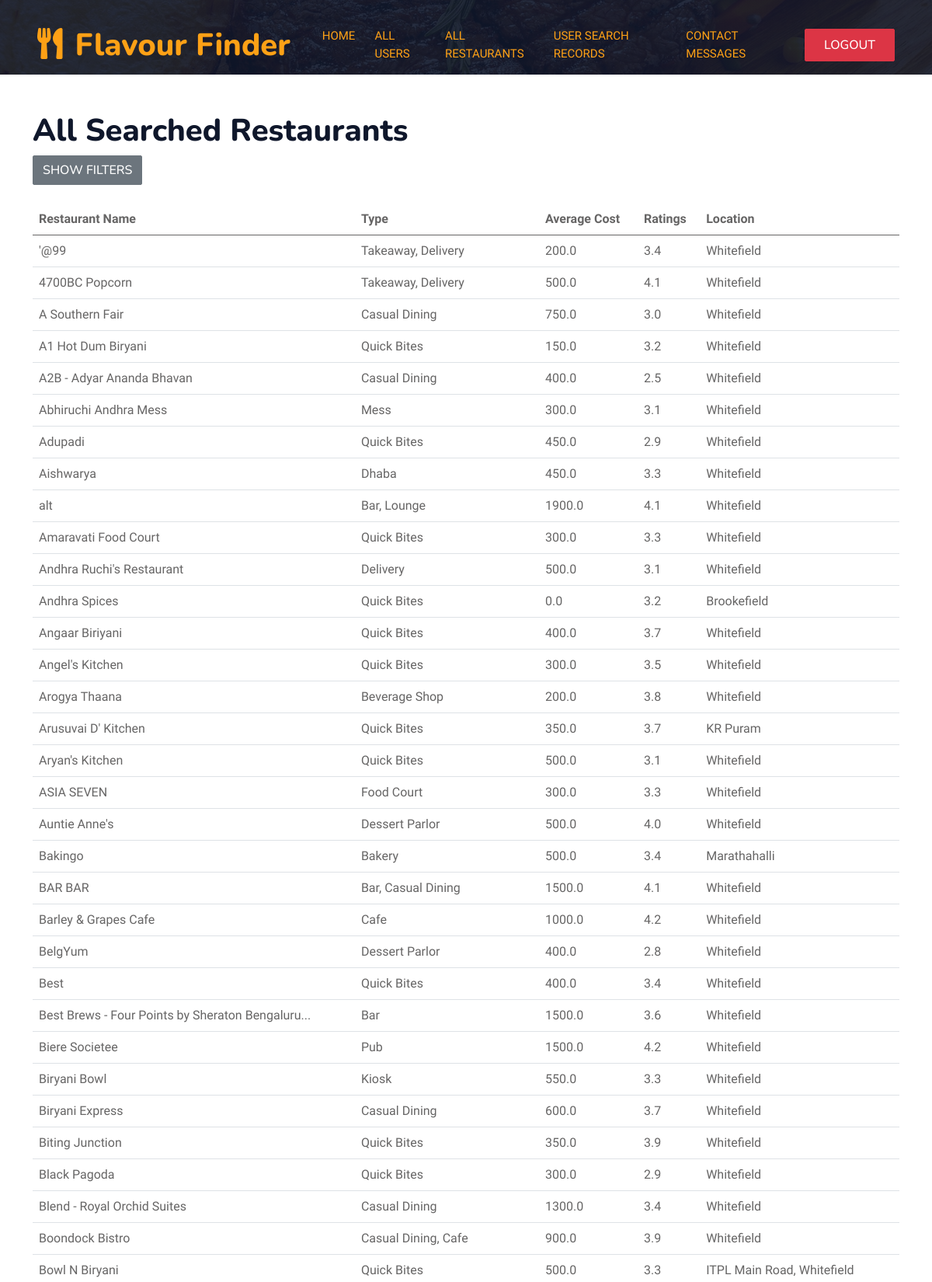
/all_searched_restaurants/ (signed in, upper part), run on the app's committed database.
### restaurant_app/models.py (models this page shows, shortened)
class UserHistory(models.Model):
    user = models.ForeignKey(User, on_delete=models.CASCADE, related_name='history')
    restaurant_name = models.CharField(max_length=150)
    restaurant_type = models.CharField(max_length=100)
    rate = models.FloatField()
    num_of_ratings = models.IntegerField()
    avg_cost = models.FloatField()
    online_order = models.CharField(max_length=10)
    table_booking = models.CharField(max_length=10)
    cuisines_type = models.CharField(max_length=200)
    area = models.CharField(max_length=100)
    local_address = models.CharField(max_length=200)
    interaction_time = models.DateTimeField(auto_now_add=True)
    interaction_datetime = models.DateTimeField(null=True, blank=True)

### restaurant_app/views.py (the view)
# urls.py: path('all_searched_restaurants/', all_searched_restaurants, name='all_searched_restaurants'),
@login_required
def all_searched_restaurants(request):
    searched_restaurants = UserHistory.objects.values('restaurant_name', 'restaurant_type', 'avg_cost', 'rate','local_address').distinct()
    price_filter = request.GET.get('price_range')
    rating_filter = request.GET.get('rating')
    type_filter = request.GET.get('restaurant_type')
    if price_filter:
        searched_restaurants = searched_restaurants.filter(avg_cost__lte=float(price_filter))
    if rating_filter:
        searched_restaurants = searched_restaurants.filter(rate=rating_filter)
    if type_filter:
        searched_restaurants = searched_restaurants.filter(restaurant_type=type_filter)
    return render(request, 'all_searched_restaurants.html', {
        'searched_restaurants': searched_restaurants,
        'price_range': price_filter,
        'rating': rating_filter,
        'restaurant_type': type_filter,
    })

### restaurant_app/templates/all_searched_restaurants.html (shortened to what this page needs)
<!DOCTYPE html>
<html lang="en">
<head>
    {% load static %}
    <link href="https://cdnjs.cloudflare.com/ajax/libs/font-awesome/5.10.0/css/all.min.css" rel="stylesheet">
    <link href="https://cdn.jsdelivr.net/npm/bootstrap-icons@1.4.1/font/bootstrap-icons.css" rel="stylesheet">
    <link href="{% static 'lib/animate/animate.min.css' %}" rel="stylesheet">
    <link href="{% static 'lib/owlcarousel/assets/owl.carousel.min.css' %}" rel="stylesheet">
    <link href="{% static 'lib/tempusdominus/css/tempusdominus-bootstrap-4.min.css' %}" rel="stylesheet">
    <link href="{% static 'css/bootstrap.min.css' %}" rel="stylesheet">
    <link href="{% static 'css/style.css' %}" rel="stylesheet">
</head>
<body>
    <div class="container-xxl bg-white p-0">
        <div class="container-xxl position-relative p-0">
            <nav class="navbar navbar-expand-lg navbar-dark bg-dark px-4 px-lg-5 py-3 py-lg-0">
                <a href="{% url 'admin_dashboard' %}" class="navbar-brand p-0">
                    <h1 class="text-primary m-0"><i class="fa fa-utensils me-3"></i>Flavour Finder</h1>
                </a>
                <div class="collapse navbar-collapse" id="navbarCollapse">
                    <div class="navbar-nav ms-auto py-0 pe-4">
                        <a href="{% url 'admin_dashboard' %}" class="nav-item nav-link active">Home</a>
                        <a href="{% url 'all_users' %}" class="nav-item nav-link active">All Users</a>
                        <a href="{% url 'all_searched_restaurants' %}" class="nav-item nav-link active">All Restaurants</a>
                        <a href="{% url 'user_search_graph' %}" class="nav-item nav-link active">User Search Records</a>
                        <a href="{% url 'all_contacts' %}" class="nav-item nav-link active">Contact Messages</a>
                    </div>
                    <form method="POST" action="{% url 'logout' %}" class="d-inline">
                        <button type="submit" class="btn btn-danger py-2 px-4">Logout</button>
                    </form>
                </div>
            </nav>
            <div class="container-xxl py-5 bg-dark hero-header mb-5">
            </div>
        </div>
        {% block content %}
        <div class="container">
            <h1 class="mt-4">All Searched Restaurants</h1>
            <button id="filterToggle" class="btn btn-secondary mb-4">Show Filters</button>
            <div>
                <table class="table">
                    <thead>
                        <tr>
                            <th>Restaurant Name</th>
                            <th>Type</th>
                            <th>Average Cost</th>
                            <th>Ratings</th>
                            <th>Location</th>
                        </tr>
                    </thead>
                    <tbody>
                        {% for restaurant in searched_restaurants %}
                        <tr>
                            <td>{{ restaurant.restaurant_name }}</td>
                            <td>{{ restaurant.restaurant_type }}</td>
                            <td>{{ restaurant.avg_cost }}</td>
                            <td>{{ restaurant.rate }}</td>
                            <td>{{ restaurant.local_address }}</td>
                        </tr>
                        {% endfor %}
                    </tbody>
                </table>
            </div>
        </div>
        {% endblock %}
    </div>
</body>
</html>

### restaurant_app/static/css/style.css (style rules this page uses)
:root { --primary: #FEA116; --light: #F1F8FF; --dark: #0F172B; }
.btn { font-family: 'Nunito', sans-serif; font-weight: 500; text-transform: uppercase; transition: .5s; }
.btn.btn-primary, .btn.btn-secondary { color: #FFFFFF; }
.navbar-dark .navbar-nav .nav-link { position: relative; margin-left: 25px; padding: 35px 0; font-size: 15px; color: var(--light) !important; text-transform: uppercase; font-weight: 500; outline: none; transition: .5s; }
.navbar-dark .navbar-nav .nav-link:hover, .navbar-dark .navbar-nav .nav-link.active { color: var(--primary) !important; }
@media (min-width: 992px) { .navbar-dark { position: absolute; width: 100%; top: 0; left: 0; z-index: 999; background: transparent !important; } }
.hero-header { background: linear-gradient(rgba(15, 23, 43, .9), rgba(15, 23, 43, .9)), url(../img/bg-hero.jpg); background-position: center center; background-repeat: no-repeat; background-size: cover; }

### data on the page
UserHistory: restaurant_name "'@99", restaurant_type "Takeaway, Delivery", avg_cost "200.0", rate "3.4", local_address "Whitefield"
UserHistory: restaurant_name "4700BC Popcorn", restaurant_type "Takeaway, Delivery", avg_cost "500.0", rate "4.1", local_address "Whitefield"
UserHistory: restaurant_name "A Southern Fair", restaurant_type "Casual Dining", avg_cost "750.0", rate "3.0", local_address "Whitefield"
UserHistory: restaurant_name "A1 Hot Dum Biryani", restaurant_type "Quick Bites", avg_cost "150.0", rate "3.2", local_address "Whitefield"
UserHistory: restaurant_name "A2B - Adyar Ananda Bhavan", restaurant_type "Casual Dining", avg_cost "400.0", rate "2.5", local_address "Whitefield"
UserHistory: restaurant_name "Abhiruchi Andhra Mess", restaurant_type "Mess", avg_cost "300.0", rate "3.1", local_address "Whitefield"
UserHistory: restaurant_name "Adupadi", restaurant_type "Quick Bites", avg_cost "450.0", rate "2.9", local_address "Whitefield"
UserHistory: restaurant_name "Aishwarya", restaurant_type "Dhaba", avg_cost "450.0", rate "3.3", local_address "Whitefield"
UserHistory: restaurant_name "alt", restaurant_type "Bar, Lounge", avg_cost "1900.0", rate "4.1", local_address "Whitefield"
UserHistory: restaurant_name "Amaravati Food Court", restaurant_type "Quick Bites", avg_cost "300.0", rate "3.3", local_address "Whitefield"
UserHistory: restaurant_name "Andhra Ruchi's Restaurant", restaurant_type "Delivery", avg_cost "500.0", rate "3.1", local_address "Whitefield"
UserHistory: restaurant_name "Andhra Spices", restaurant_type "Quick Bites", avg_cost "0.0", rate "3.2", local_address "Brookefield"
UserHistory: restaurant_name "Angaar Biriyani", restaurant_type "Quick Bites", avg_cost "400.0", rate "3.7", local_address "Whitefield"
UserHistory: restaurant_name "Angel's Kitchen", restaurant_type "Quick Bites", avg_cost "300.0", rate "3.5", local_address "Whitefield"
UserHistory: restaurant_name "Arogya Thaana", restaurant_type "Beverage Shop", avg_cost "200.0", rate "3.8", local_address "Whitefield"
UserHistory: restaurant_name "Arusuvai D' Kitchen", restaurant_type "Quick Bites", avg_cost "350.0", rate "3.7", local_address "KR Puram"
UserHistory: restaurant_name "Aryan's Kitchen", restaurant_type "Quick Bites", avg_cost "500.0", rate "3.1", local_address "Whitefield"
UserHistory: restaurant_name "ASIA SEVEN", restaurant_type "Food Court", avg_cost "300.0", rate "3.3", local_address "Whitefield"
UserHistory: restaurant_name "Auntie Anne's", restaurant_type "Dessert Parlor", avg_cost "500.0", rate "4.0", local_address "Whitefield"
UserHistory: restaurant_name "Bakingo", restaurant_type "Bakery", avg_cost "500.0", rate "3.4", local_address "Marathahalli"
UserHistory: restaurant_name "BAR BAR", restaurant_type "Bar, Casual Dining", avg_cost "1500.0", rate "4.1", local_address "Whitefield"
UserHistory: restaurant_name "Barley & Grapes Cafe", restaurant_type "Cafe", avg_cost "1000.0", rate "4.2", local_address "Whitefield"
UserHistory: restaurant_name "BelgYum", restaurant_type "Dessert Parlor", avg_cost "400.0", rate "2.8", local_address "Whitefield"
UserHistory: restaurant_name "Best", restaurant_type "Quick Bites", avg_cost "400.0", rate "3.4", local_address "Whitefield"
UserHistory: restaurant_name "Best Brews - Four Points by Sheraton Bengaluru...", restaurant_type "Bar", avg_cost "1500.0", rate "3.6", local_address "Whitefield"
UserHistory: restaurant_name "Biere Societee", restaurant_type "Pub", avg_cost "1500.0", rate "4.2", local_address "Whitefield"
UserHistory: restaurant_name "Biryani Bowl", restaurant_type "Kiosk", avg_cost "550.0", rate "3.3", local_address "Whitefield"
UserHistory: restaurant_name "Biryani Express", restaurant_type "Casual Dining", avg_cost "600.0", rate "3.7", local_address "Whitefield"
UserHistory: restaurant_name "Biting Junction", restaurant_type "Quick Bites", avg_cost "350.0", rate "3.9", local_address "Whitefield"
UserHistory: restaurant_name "Black Pagoda", restaurant_type "Quick Bites", avg_cost "300.0", rate "2.9", local_address "Whitefield"
UserHistory: restaurant_name "Blend - Royal Orchid Suites", restaurant_type "Casual Dining", avg_cost "1300.0", rate "3.4", local_address "Whitefield"
UserHistory: restaurant_name "Boondock Bistro", restaurant_type "Casual Dining, Cafe", avg_cost "900.0", rate "3.9", local_address "Whitefield"
UserHistory: restaurant_name "Bowl N Biryani", restaurant_type "Quick Bites", avg_cost "500.0", rate "3.3", local_address "ITPL Main Road, Whitefield"
